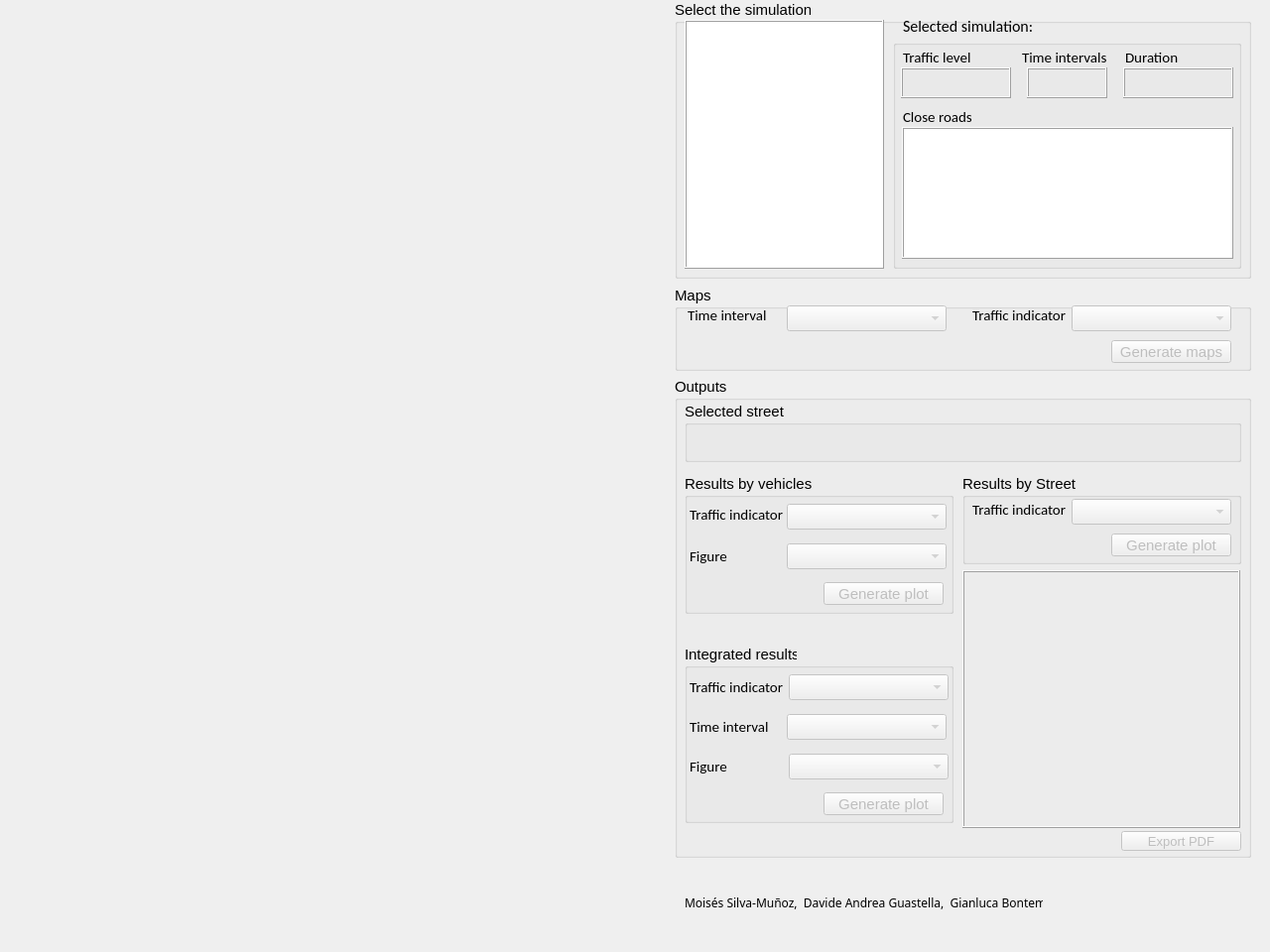
         <widget class="QWidget" name="output_analysis">
          <property name="sizePolicy">
           <sizepolicy hsizetype="Expanding" vsizetype="Expanding">
            <horstretch>0</horstretch>
            <verstretch>0</verstretch>
           </sizepolicy>
          </property>
          <property name="minimumSize">
           <size>
            <width>1280</width>
            <height>960</height>
           </size>
          </property>
          <attribute name="title">
           <string>Output analysis  </string>
          </attribute>
          <widget class="QWidget" name="layoutWidget_4">
           <property name="geometry">
            <rect>
             <x>0</x>
             <y>0</y>
             <width>681</width>
             <height>921</height>
            </rect>
           </property>
           <layout class="QVBoxLayout" name="mapLayout_output">
            <property name="spacing">
             <number>1</number>
            </property>
            <property name="sizeConstraint">
             <enum>QLayout::SetNoConstraint</enum>
            </property>
           </layout>
          </widget>
          <widget class="QGroupBox" name="groupBox_3">
           <property name="geometry">
            <rect>
             <x>680</x>
             <y>0</y>
             <width>581</width>
             <height>281</height>
            </rect>
           </property>
           <property name="font">
            <font>
             <pointsize>11</pointsize>
            </font>
           </property>
           <property name="layoutDirection">
            <enum>Qt::LeftToRight</enum>
           </property>
           <property name="title">
            <string>Select the simulation</string>
           </property>
           <widget class="QListView" name="listView_load_results">
            <property name="enabled">
             <bool>true</bool>
            </property>
            <property name="geometry">
             <rect>
              <x>10</x>
              <y>20</y>
              <width>201</width>
              <height>251</height>
             </rect>
            </property>
            <property name="font">
             <font>
              <pointsize>11</pointsize>
             </font>
            </property>
            <property name="layoutDirection">
             <enum>Qt::LeftToRight</enum>
            </property>
            <property name="frameShape">
             <enum>QFrame::Box</enum>
            </property>
            <property name="frameShadow">
             <enum>QFrame::Raised</enum>
            </property>
            <property name="editTriggers">
             <set>QAbstractItemView::SelectedClicked</set>
            </property>
            <property name="alternatingRowColors">
             <bool>true</bool>
            </property>
           </widget>
           <widget class="QGroupBox" name="groupBox_5">
            <property name="geometry">
             <rect>
              <x>220</x>
              <y>40</y>
              <width>351</width>
              <height>231</height>
             </rect>
            </property>
            <property name="title">
             <string/>
            </property>
            <property name="flat">
             <bool>false</bool>
            </property>
            <widget class="QLabel" name="label_traffic">
             <property name="geometry">
              <rect>
               <x>10</x>
               <y>10</y>
               <width>71</width>
               <height>16</height>
              </rect>
             </property>
             <property name="font">
              <font>
               <family>Calibri</family>
               <pointsize>11</pointsize>
              </font>
             </property>
             <property name="text">
              <string>Traffic level</string>
             </property>
            </widget>
            <widget class="QLabel" name="traffic_level_output_label">
             <property name="geometry">
              <rect>
               <x>8</x>
               <y>28</y>
               <width>111</width>
               <height>31</height>
              </rect>
             </property>
             <property name="font">
              <font>
               <pointsize>11</pointsize>
              </font>
             </property>
             <property name="frameShape">
              <enum>QFrame::Box</enum>
             </property>
             <property name="frameShadow">
              <enum>QFrame::Raised</enum>
             </property>
             <property name="text">
              <string/>
             </property>
            </widget>
            <widget class="QLabel" name="durationl_output_label">
             <property name="geometry">
              <rect>
               <x>232</x>
               <y>28</y>
               <width>111</width>
               <height>31</height>
              </rect>
             </property>
             <property name="font">
              <font>
               <pointsize>11</pointsize>
              </font>
             </property>
             <property name="frameShape">
              <enum>QFrame::Box</enum>
             </property>
             <property name="frameShadow">
              <enum>QFrame::Raised</enum>
             </property>
             <property name="text">
              <string/>
             </property>
            </widget>
            <widget class="QLabel" name="label_4">
             <property name="geometry">
              <rect>
               <x>234</x>
               <y>10</y>
               <width>71</width>
               <height>16</height>
              </rect>
             </property>
             <property name="font">
              <font>
               <family>Calibri</family>
               <pointsize>11</pointsize>
              </font>
             </property>
             <property name="text">
              <string>Duration</string>
             </property>
            </widget>
            <widget class="QLabel" name="label_intervals">
             <property name="geometry">
              <rect>
               <x>130</x>
               <y>10</y>
               <width>91</width>
               <height>16</height>
              </rect>
             </property>
             <property name="font">
              <font>
               <family>Calibri</family>
               <pointsize>11</pointsize>
              </font>
             </property>
             <property name="text">
              <string>Time intervals</string>
             </property>
            </widget>
            <widget class="QLabel" name="intervals_output_label">
             <property name="geometry">
              <rect>
               <x>135</x>
               <y>28</y>
               <width>81</width>
               <height>31</height>
              </rect>
             </property>
             <property name="font">
              <font>
               <pointsize>11</pointsize>
              </font>
             </property>
             <property name="frameShape">
              <enum>QFrame::Box</enum>
             </property>
             <property name="frameShadow">
              <enum>QFrame::Raised</enum>
             </property>
             <property name="text">
              <string/>
             </property>
            </widget>
            <widget class="QLabel" name="label_5">
             <property name="geometry">
              <rect>
               <x>10</x>
               <y>70</y>
               <width>101</width>
               <height>16</height>
              </rect>
             </property>
             <property name="font">
              <font>
               <family>Calibri</family>
               <pointsize>11</pointsize>
              </font>
             </property>
             <property name="text">
              <string>Close roads</string>
             </property>
            </widget>
            <widget class="QListView" name="listview_closed_road_result">
             <property name="geometry">
              <rect>
               <x>9</x>
               <y>88</y>
               <width>334</width>
               <height>133</height>
              </rect>
             </property>
             <property name="font">
              <font>
               <pointsize>10</pointsize>
              </font>
             </property>
             <property name="layoutDirection">
              <enum>Qt::LeftToRight</enum>
             </property>
             <property name="frameShape">
              <enum>QFrame::Box</enum>
             </property>
             <property name="frameShadow">
              <enum>QFrame::Raised</enum>
             </property>
             <property name="autoScrollMargin">
              <number>6</number>
             </property>
             <property name="editTriggers">
              <set>QAbstractItemView::NoEditTriggers</set>
             </property>
            </widget>
           </widget>
           <widget class="QLabel" name="selected_simulation_label">
            <property name="geometry">
             <rect>
              <x>230</x>
              <y>16</y>
              <width>331</width>
              <height>21</height>
             </rect>
            </property>
            <property name="font">
             <font>
              <family>Calibri</family>
              <pointsize>12</pointsize>
             </font>
            </property>
            <property name="text">
             <string>Selected simulation: </string>
            </property>
           </widget>
          </widget>
          <widget class="QGroupBox" name="groupBox_6">
           <property name="geometry">
            <rect>
             <x>680</x>
             <y>380</y>
             <width>581</width>
             <height>485</height>
            </rect>
           </property>
           <property name="font">
            <font>
             <pointsize>11</pointsize>
            </font>
           </property>
           <property name="layoutDirection">
            <enum>Qt::LeftToRight</enum>
           </property>
           <property name="title">
            <string>Outputs</string>
           </property>
           <widget class="QPushButton" name="export_pdf_button">
            <property name="enabled">
             <bool>false</bool>
            </property>
            <property name="geometry">
             <rect>
              <x>450</x>
              <y>458</y>
              <width>121</width>
              <height>20</height>
             </rect>
            </property>
            <property name="font">
             <font>
              <pointsize>10</pointsize>
             </font>
            </property>
            <property name="text">
             <string>Export PDF</string>
            </property>
           </widget>
           <widget class="QGroupBox" name="groupBox_10">
            <property name="geometry">
             <rect>
              <x>10</x>
              <y>270</y>
              <width>271</width>
              <height>180</height>
             </rect>
            </property>
            <property name="font">
             <font>
              <pointsize>11</pointsize>
             </font>
            </property>
            <property name="layoutDirection">
             <enum>Qt::LeftToRight</enum>
            </property>
            <property name="title">
             <string>Integrated results</string>
            </property>
            <widget class="QComboBox" name="comboBox_results_figures">
             <property name="enabled">
              <bool>false</bool>
             </property>
             <property name="geometry">
              <rect>
               <x>105</x>
               <y>110</y>
               <width>161</width>
               <height>26</height>
              </rect>
             </property>
             <property name="font">
              <font>
               <pointsize>11</pointsize>
              </font>
             </property>
             <property name="layoutDirection">
              <enum>Qt::LeftToRight</enum>
             </property>
            </widget>
            <widget class="QPushButton" name="generate_integrated_outputs_button">
             <property name="enabled">
              <bool>false</bool>
             </property>
             <property name="geometry">
              <rect>
               <x>140</x>
               <y>149</y>
               <width>121</width>
               <height>23</height>
              </rect>
             </property>
             <property name="font">
              <font>
               <pointsize>11</pointsize>
              </font>
             </property>
             <property name="text">
              <string>Generate plot</string>
             </property>
            </widget>
            <widget class="QComboBox" name="comboBox_results_traffic_indicator">
             <property name="enabled">
              <bool>false</bool>
             </property>
             <property name="geometry">
              <rect>
               <x>105</x>
               <y>30</y>
               <width>161</width>
               <height>26</height>
              </rect>
             </property>
             <property name="font">
              <font>
               <pointsize>11</pointsize>
              </font>
             </property>
             <property name="layoutDirection">
              <enum>Qt::LeftToRight</enum>
             </property>
            </widget>
            <widget class="QLabel" name="label_results_time_interval__integrated">
             <property name="geometry">
              <rect>
               <x>5</x>
               <y>75</y>
               <width>91</width>
               <height>16</height>
              </rect>
             </property>
             <property name="font">
              <font>
               <family>Calibri</family>
               <pointsize>11</pointsize>
              </font>
             </property>
             <property name="text">
              <string>Time interval</string>
             </property>
            </widget>
            <widget class="QLabel" name="label_results_traffic_indicator__integrated">
             <property name="geometry">
              <rect>
               <x>5</x>
               <y>35</y>
               <width>98</width>
               <height>16</height>
              </rect>
             </property>
             <property name="font">
              <font>
               <family>Calibri</family>
               <pointsize>11</pointsize>
              </font>
             </property>
             <property name="text">
              <string>Traffic indicator</string>
             </property>
            </widget>
            <widget class="QComboBox" name="comboBox_results_time_interval">
             <property name="enabled">
              <bool>false</bool>
             </property>
             <property name="geometry">
              <rect>
               <x>103</x>
               <y>70</y>
               <width>161</width>
               <height>26</height>
              </rect>
             </property>
             <property name="font">
              <font>
               <pointsize>11</pointsize>
              </font>
             </property>
             <property name="layoutDirection">
              <enum>Qt::LeftToRight</enum>
             </property>
            </widget>
            <widget class="QLabel" name="label_results_figure_integrated">
             <property name="geometry">
              <rect>
               <x>5</x>
               <y>115</y>
               <width>91</width>
               <height>16</height>
              </rect>
             </property>
             <property name="font">
              <font>
               <family>Calibri</family>
               <pointsize>11</pointsize>
              </font>
             </property>
             <property name="text">
              <string>Figure</string>
             </property>
            </widget>
           </widget>
           <widget class="QGroupBox" name="groupBox_2">
            <property name="geometry">
             <rect>
              <x>290</x>
              <y>98</y>
              <width>281</width>
              <height>91</height>
             </rect>
            </property>
            <property name="font">
             <font>
              <family>MS Shell Dlg 2</family>
              <pointsize>11</pointsize>
             </font>
            </property>
            <property name="layoutDirection">
             <enum>Qt::LeftToRight</enum>
            </property>
            <property name="title">
             <string>Results by Street</string>
            </property>
            <widget class="QPushButton" name="generate_street_outputs_button">
             <property name="enabled">
              <bool>false</bool>
             </property>
             <property name="geometry">
              <rect>
               <x>150</x>
               <y>60</y>
               <width>121</width>
               <height>23</height>
              </rect>
             </property>
             <property name="font">
              <font>
               <pointsize>11</pointsize>
              </font>
             </property>
             <property name="text">
              <string>Generate plot</string>
             </property>
            </widget>
            <widget class="QLabel" name="label_6">
             <property name="geometry">
              <rect>
               <x>10</x>
               <y>25</y>
               <width>98</width>
               <height>22</height>
              </rect>
             </property>
             <property name="font">
              <font>
               <family>Calibri</family>
               <pointsize>11</pointsize>
              </font>
             </property>
             <property name="text">
              <string>Traffic indicator</string>
             </property>
            </widget>
            <widget class="QComboBox" name="comboBox_results_by_street_traffic_indicator">
             <property name="enabled">
              <bool>false</bool>
             </property>
             <property name="geometry">
              <rect>
               <x>110</x>
               <y>25</y>
               <width>161</width>
               <height>26</height>
              </rect>
             </property>
             <property name="font">
              <font>
               <pointsize>11</pointsize>
              </font>
             </property>
            </widget>
           </widget>
           <widget class="QGroupBox" name="groupBox_12">
            <property name="geometry">
             <rect>
              <x>10</x>
              <y>98</y>
              <width>271</width>
              <height>141</height>
             </rect>
            </property>
            <property name="font">
             <font>
              <pointsize>11</pointsize>
             </font>
            </property>
            <property name="title">
             <string>Results by vehicles</string>
            </property>
            <widget class="QLabel" name="label_2">
             <property name="geometry">
              <rect>
               <x>5</x>
               <y>25</y>
               <width>101</width>
               <height>31</height>
              </rect>
             </property>
             <property name="font">
              <font>
               <family>Calibri</family>
               <pointsize>11</pointsize>
              </font>
             </property>
             <property name="text">
              <string>Traffic indicator</string>
             </property>
             <property name="wordWrap">
              <bool>true</bool>
             </property>
            </widget>
            <widget class="QComboBox" name="comboBox_results_veh_traffic_indicator">
             <property name="enabled">
              <bool>false</bool>
             </property>
             <property name="geometry">
              <rect>
               <x>103</x>
               <y>30</y>
               <width>161</width>
               <height>26</height>
              </rect>
             </property>
             <property name="font">
              <font>
               <pointsize>11</pointsize>
              </font>
             </property>
            </widget>
            <widget class="QPushButton" name="generate_vehicles_button">
             <property name="enabled">
              <bool>false</bool>
             </property>
             <property name="geometry">
              <rect>
               <x>140</x>
               <y>109</y>
               <width>121</width>
               <height>23</height>
              </rect>
             </property>
             <property name="font">
              <font>
               <pointsize>11</pointsize>
              </font>
             </property>
             <property name="text">
              <string>Generate plot</string>
             </property>
            </widget>
            <widget class="QComboBox" name="comboBox_results_veh_figure">
             <property name="enabled">
              <bool>false</bool>
             </property>
             <property name="geometry">
              <rect>
               <x>103</x>
               <y>70</y>
               <width>161</width>
               <height>26</height>
              </rect>
             </property>
            </widget>
            <widget class="QLabel" name="label">
             <property name="geometry">
              <rect>
               <x>5</x>
               <y>75</y>
               <width>81</width>
               <height>16</height>
              </rect>
             </property>
             <property name="font">
              <font>
               <family>Calibri</family>
               <pointsize>11</pointsize>
              </font>
             </property>
             <property name="text">
              <string>Figure</string>
             </property>
            </widget>
           </widget>
           <widget class="QLabel" name="label_plot">
            <property name="enabled">
             <bool>true</bool>
            </property>
            <property name="geometry">
             <rect>
              <x>290</x>
              <y>195</y>
              <width>280</width>
              <height>260</height>
             </rect>
            </property>
            <property name="sizePolicy">
             <sizepolicy hsizetype="Expanding" vsizetype="Preferred">
              <horstretch>0</horstretch>
              <verstretch>0</verstretch>
             </sizepolicy>
            </property>
            <property name="minimumSize">
             <size>
              <width>240</width>
              <height>240</height>
             </size>
            </property>
            <property name="cursor">
             <cursorShape>ArrowCursor</cursorShape>
            </property>
            <property name="toolTip">
             <string/>
            </property>
            <property name="toolTipDuration">
             <number>-1</number>
            </property>
            <property name="statusTip">
             <string/>
            </property>
            <property name="whatsThis">
             <string/>
            </property>
            <property name="accessibleName">
             <string/>
            </property>
            <property name="accessibleDescription">
             <string/>
            </property>
            <property name="frameShape">
             <enum>QFrame::Box</enum>
            </property>
            <property name="frameShadow">
             <enum>QFrame::Raised</enum>
            </property>
            <property name="text">
             <string/>
            </property>
            <property name="scaledContents">
             <bool>true</bool>
            </property>
            <property name="alignment">
             <set>Qt::AlignCenter</set>
            </property>
            <property name="openExternalLinks">
             <bool>true</bool>
            </property>
            <property name="buddy">
             <cstring></cstring>
            </property>
           </widget>
           <widget class="QGroupBox" name="groupBox_11">
            <property name="geometry">
             <rect>
              <x>10</x>
              <y>25</y>
              <width>561</width>
              <height>61</height>
             </rect>
            </property>
            <property name="font">
             <font>
              <family>MS Shell Dlg 2</family>
              <pointsize>11</pointsize>
             </font>
            </property>
            <property name="title">
             <string>Selected street</string>
            </property>
            <widget class="QLabel" name="selected_street_label">
             <property name="geometry">
              <rect>
               <x>10</x>
               <y>20</y>
               <width>531</width>
               <height>36</height>
              </rect>
             </property>
             <property name="font">
              <font>
               <pointsize>11</pointsize>
              </font>
             </property>
             <property name="text">
              <string/>
             </property>
            </widget>
           </widget>
          </widget>
          <widget class="QGroupBox" name="groupBox">
           <property name="geometry">
            <rect>
             <x>680</x>
             <y>288</y>
             <width>581</width>
             <height>86</height>
            </rect>
           </property>
           <property name="sizePolicy">
            <sizepolicy hsizetype="Expanding" vsizetype="Expanding">
             <horstretch>0</horstretch>
             <verstretch>0</verstretch>
            </sizepolicy>
           </property>
           <property name="font">
            <font>
             <pointsize>11</pointsize>
            </font>
           </property>
           <property name="layoutDirection">
            <enum>Qt::LeftToRight</enum>
           </property>
           <property name="title">
            <string>Maps</string>
           </property>
           <widget class="QLabel" name="label_results_time_interval">
            <property name="geometry">
             <rect>
              <x>13</x>
              <y>20</y>
              <width>91</width>
              <height>20</height>
             </rect>
            </property>
            <property name="sizePolicy">
             <sizepolicy hsizetype="Expanding" vsizetype="Expanding">
              <horstretch>0</horstretch>
              <verstretch>0</verstretch>
             </sizepolicy>
            </property>
            <property name="font">
             <font>
              <family>Calibri</family>
              <pointsize>11</pointsize>
             </font>
            </property>
            <property name="text">
             <string>Time interval</string>
            </property>
            <property name="wordWrap">
             <bool>true</bool>
            </property>
           </widget>
           <widget class="QComboBox" name="comboBox_results_maps_traffic_indicator">
            <property name="enabled">
             <bool>false</bool>
            </property>
            <property name="geometry">
             <rect>
              <x>400</x>
              <y>20</y>
              <width>161</width>
              <height>26</height>
             </rect>
            </property>
            <property name="sizePolicy">
             <sizepolicy hsizetype="Expanding" vsizetype="Expanding">
              <horstretch>0</horstretch>
              <verstretch>0</verstretch>
             </sizepolicy>
            </property>
            <property name="font">
             <font>
              <pointsize>11</pointsize>
             </font>
            </property>
            <property name="layoutDirection">
             <enum>Qt::LeftToRight</enum>
            </property>
           </widget>
           <widget class="QComboBox" name="comboBox_results_maps_time_interval">
            <property name="enabled">
             <bool>false</bool>
            </property>
            <property name="geometry">
             <rect>
              <x>113</x>
              <y>20</y>
              <width>161</width>
              <height>26</height>
             </rect>
            </property>
            <property name="sizePolicy">
             <sizepolicy hsizetype="Expanding" vsizetype="Expanding">
              <horstretch>0</horstretch>
              <verstretch>0</verstretch>
             </sizepolicy>
            </property>
            <property name="font">
             <font>
              <pointsize>11</pointsize>
             </font>
            </property>
            <property name="layoutDirection">
             <enum>Qt::LeftToRight</enum>
            </property>
           </widget>
           <widget class="QLabel" name="label_results_maps_traffic_indicator">
            <property name="geometry">
             <rect>
              <x>300</x>
              <y>20</y>
              <width>98</width>
              <height>20</height>
             </rect>
            </property>
            <property name="sizePolicy">
             <sizepolicy hsizetype="Expanding" vsizetype="Expanding">
              <horstretch>0</horstretch>
              <verstretch>0</verstretch>
             </sizepolicy>
            </property>
            <property name="font">
             <font>
              <family>Calibri</family>
              <pointsize>11</pointsize>
              <strikeout>false</strikeout>
              <kerning>true</kerning>
             </font>
            </property>
            <property name="text">
             <string>Traffic indicator</string>
            </property>
           </widget>
           <widget class="QPushButton" name="generate_map_button">
            <property name="enabled">
             <bool>false</bool>
            </property>
            <property name="geometry">
             <rect>
              <x>440</x>
              <y>55</y>
              <width>121</width>
              <height>23</height>
             </rect>
            </property>
            <property name="sizePolicy">
             <sizepolicy hsizetype="Expanding" vsizetype="Expanding">
              <horstretch>0</horstretch>
              <verstretch>0</verstretch>
             </sizepolicy>
            </property>
            <property name="font">
             <font>
              <pointsize>11</pointsize>
             </font>
            </property>
            <property name="cursor">
             <cursorShape>ArrowCursor</cursorShape>
            </property>
            <property name="text">
             <string>Generate maps</string>
            </property>
           </widget>
          </widget>
          <widget class="QLabel" name="label_mlg_2">
           <property name="geometry">
            <rect>
             <x>1080</x>
             <y>885</y>
             <width>111</width>
             <height>31</height>
            </rect>
           </property>
           <property name="text">
            <string/>
           </property>
           <property name="scaledContents">
            <bool>true</bool>
           </property>
          </widget>
          <widget class="QLabel" name="label_ulb_2">
           <property name="geometry">
            <rect>
             <x>1203</x>
             <y>867</y>
             <width>51</width>
             <height>51</height>
            </rect>
           </property>
           <property name="text">
            <string/>
           </property>
           <property name="scaledContents">
            <bool>true</bool>
           </property>
          </widget>
          <widget class="QLabel" name="without_label">
           <property name="geometry">
            <rect>
             <x>10</x>
             <y>440</y>
             <width>182</width>
             <height>18</height>
            </rect>
           </property>
           <property name="layoutDirection">
            <enum>Qt::RightToLeft</enum>
           </property>
           <property name="autoFillBackground">
            <bool>false</bool>
           </property>
           <property name="text">
            <string/>
           </property>
           <property name="alignment">
            <set>Qt::AlignCenter</set>
           </property>
          </widget>
          <widget class="QLabel" name="with_label">
           <property name="geometry">
            <rect>
             <x>10</x>
             <y>892</y>
             <width>152</width>
             <height>18</height>
            </rect>
           </property>
           <property name="layoutDirection">
            <enum>Qt::RightToLeft</enum>
           </property>
           <property name="autoFillBackground">
            <bool>false</bool>
           </property>
           <property name="text">
            <string/>
           </property>
           <property name="alignment">
            <set>Qt::AlignCenter</set>
           </property>
          </widget>
          <widget class="QLabel" name="label_18">
           <property name="geometry">
            <rect>
             <x>690</x>
             <y>900</y>
             <width>361</width>
             <height>20</height>
            </rect>
           </property>
           <property name="font">
            <font>
             <family>Microsoft Tai Le</family>
             <pointsize>9</pointsize>
            </font>
           </property>
           <property name="text">
            <string>Moisés Silva-Muñoz,  Davide Andrea Guastella,  Gianluca Bontempi</string>
           </property>
          </widget>
          <zorder>groupBox_6</zorder>
          <zorder>groupBox_3</zorder>
          <zorder>layoutWidget_4</zorder>
          <zorder>groupBox</zorder>
          <zorder>label_mlg_2</zorder>
          <zorder>label_ulb_2</zorder>
          <zorder>without_label</zorder>
          <zorder>with_label</zorder>
          <zorder>label_18</zorder>
         </widget>
